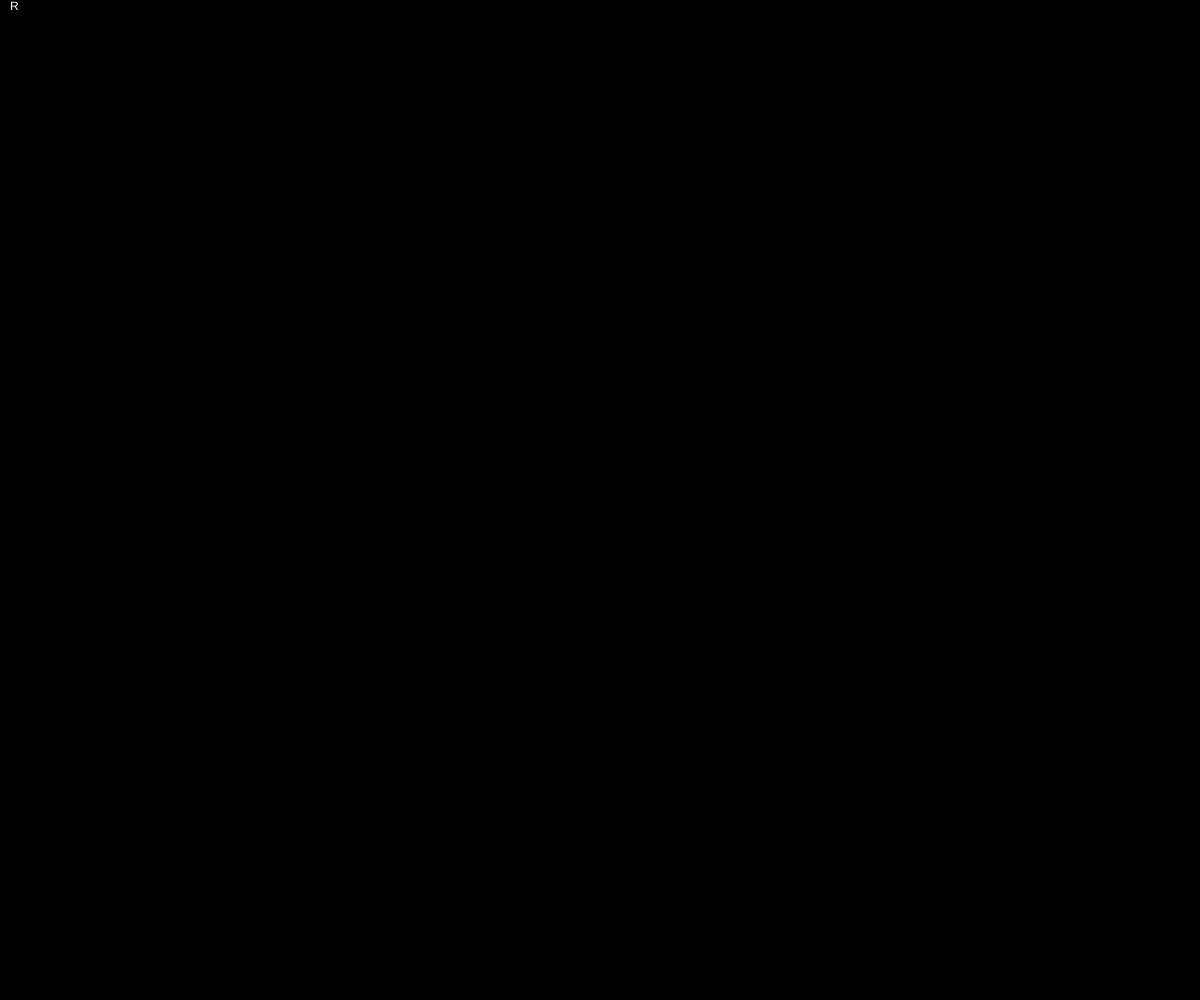
Frame 1 (no input)
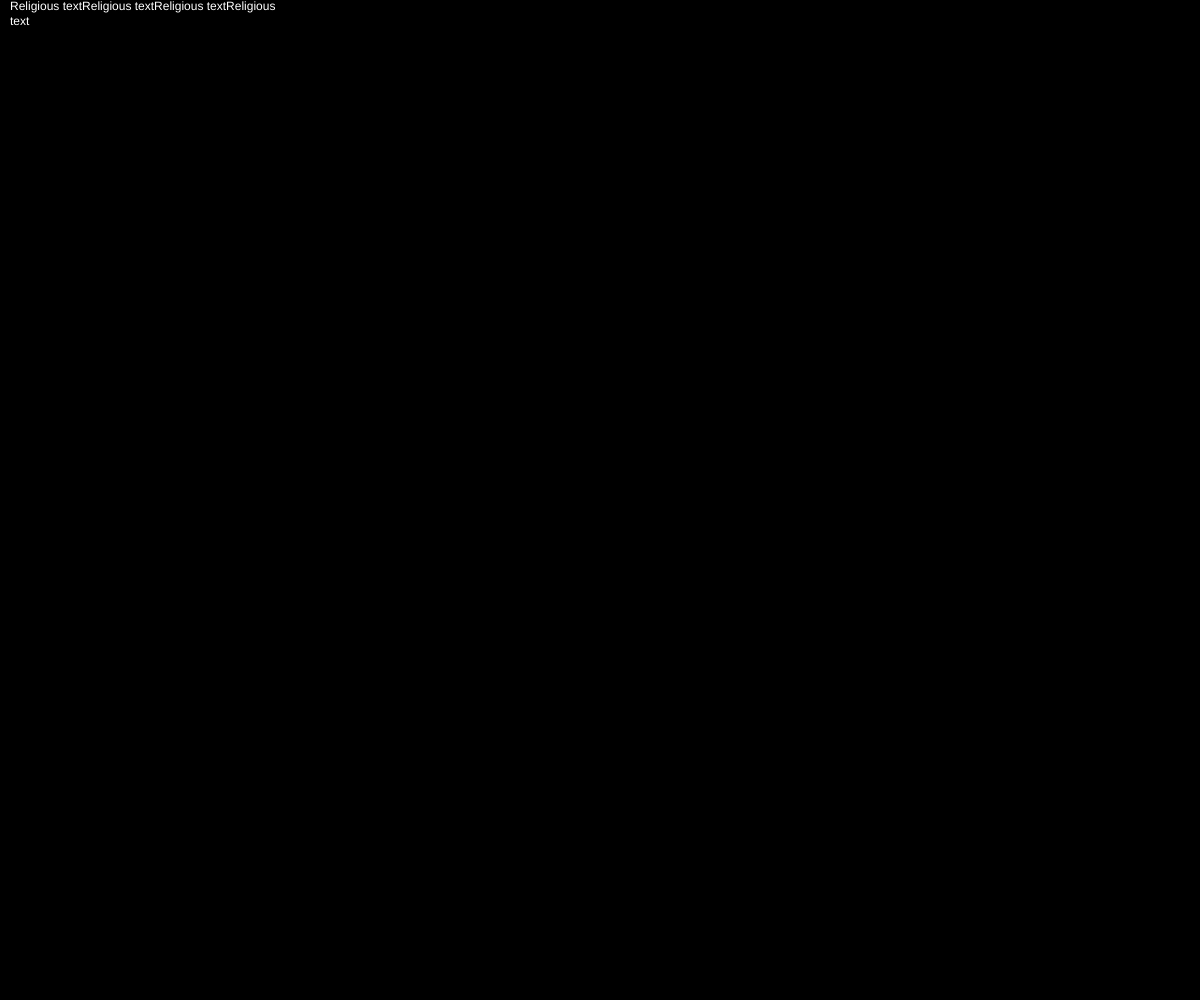
Frame 60 (no input)
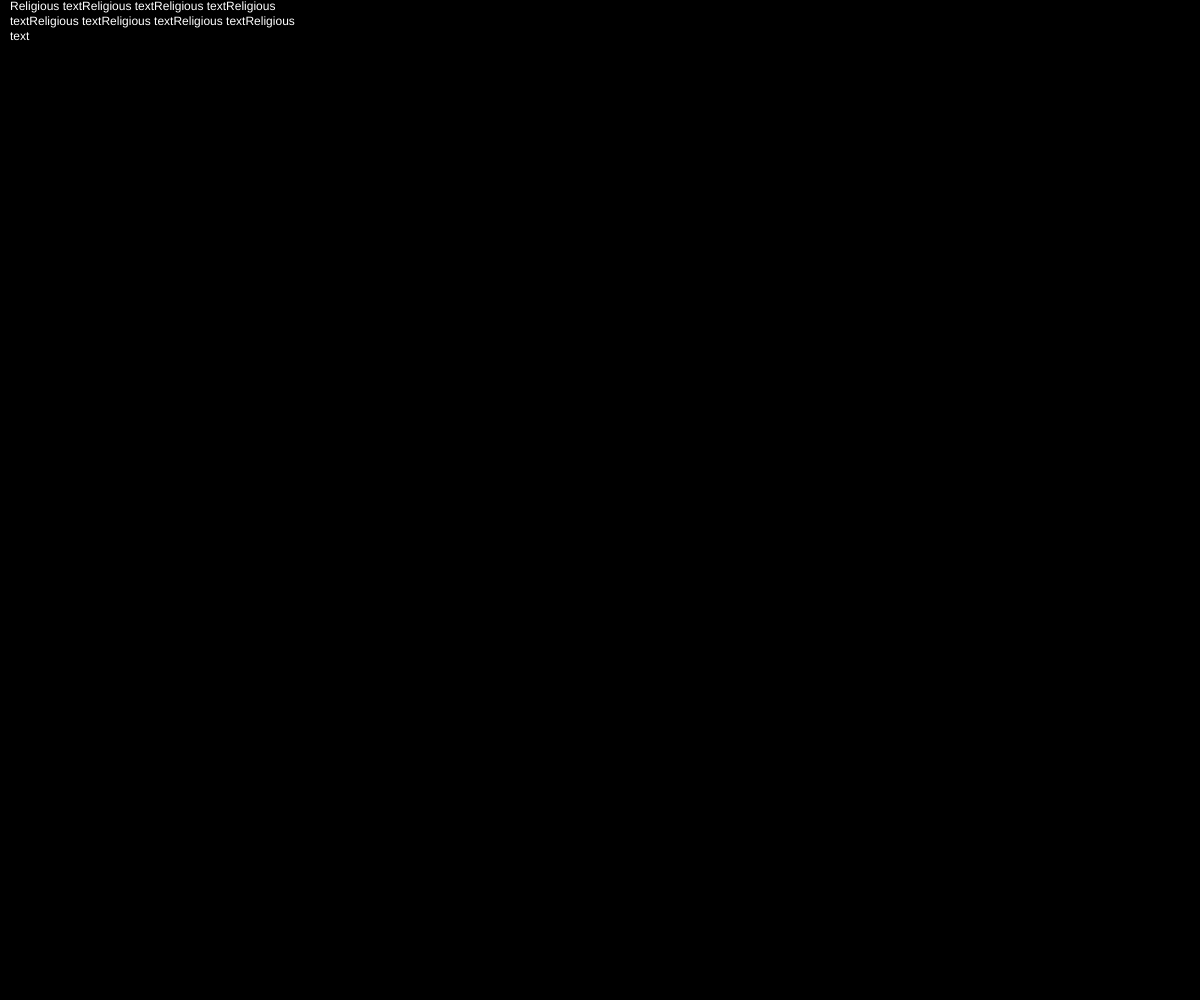
Frame 120 (the mouse pressed at the canvas centre since frame 60)

The p5.js sketch that drew these frames (run headless with seeded random() and noise() and a simulated clock; from frame 60 on, the mouse is pressed at the canvas centre):

// p5.js sketch
// ── sketch.js
var monText = "Religious text"
var displayedText = "";
var _cursor = 0 ;
var doisJeCouper = false;
var ecriture_curseur = 0;


function setup() {
	createCanvas(windowWidth, windowHeight);
  	background(0);
}

function draw() {
	fill(255);
	noStroke();
	background(0);
	
	var charToAdd = monText.charAt(_cursor);
	displayedText = displayedText + charToAdd;
	ecriture_curseur = ecriture_curseur + 1;


	_cursor = _cursor + 1; 
	if(_cursor > monText.length){
		_cursor = 0;
	}
	
	doisJeCouper = ecriture_curseur > 50;

	if(doisJeCouper && charToAdd == " "){
		displayedText = displayedText + "\n";
		
		ecriture_curseur = 0 ;
	}

	text(displayedText, 10, 10);
}
